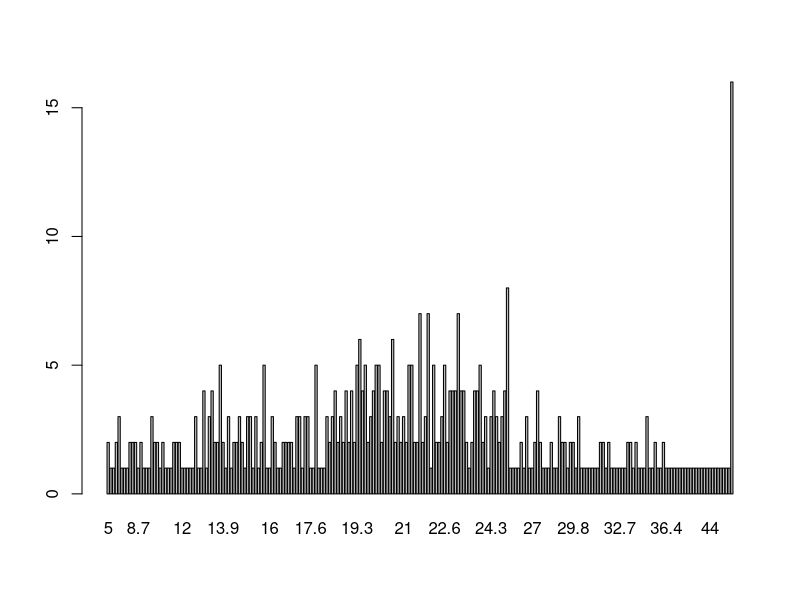
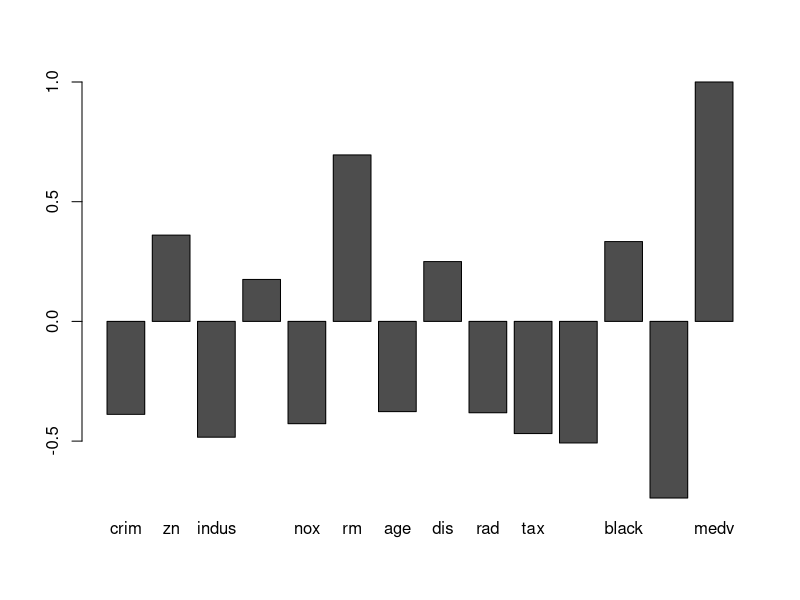
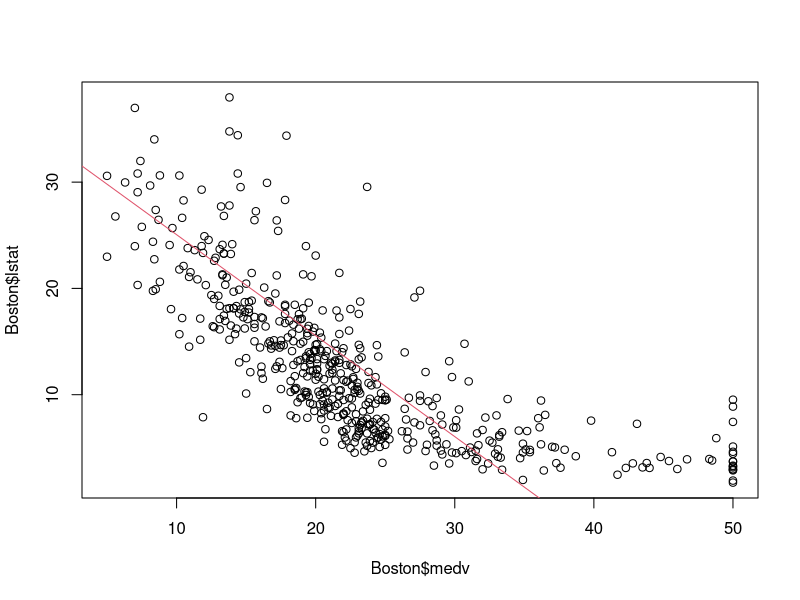
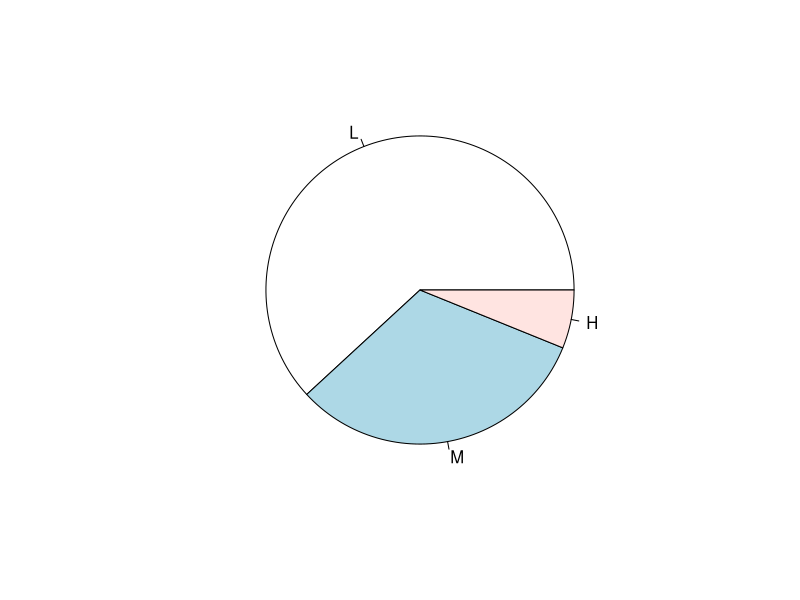

Source code (R) for these figures, in order:
## ---- chunk 1
library(MASS)
#介紹引入套件
data(Boston)
head(Boston)

## ---- chunk 2
table(Boston$medv)
barplot(table(Boston$medv))
MEDV50=subset(Boston,Boston$medv==50)

#比較富裕區與一般波士頓區域的差距
colMeans(Boston)
colMeans(MEDV50)
rbind(colMeans(Boston),colMeans(MEDV50))
## ---- chunk 3
#解釋1非常正相關 -1是非常負相關
cor(Boston$medv,Boston)



barplot(cor(Boston$medv,Boston))

??如何調整y軸

#與房間數是正相關,與收入戶比例負相關

plot(Boston$medv,Boston$lstat)
LM=lm(Boston$medv~Boston$lstat)
abline(LM,col=2)
#看出收入與房價的關係

## ---- chunk 4
Boston$Income=cut(Boston$lstat,breaks=3)
Boston$Income

Boston$Income=cut(Boston$lstat,breaks=3,label=c("L","M","H"))

#增加等量分類


#解釋data.frame;解釋num,int,factor
table(Boston$Income)
pie(table(Boston$Income))


str(Boston)
## ---- chunk 5
x <- c("F","M","F","F")
x
x <- factor(c("F","M","F","F"), levels=c("F","M"))
x
x <- factor(c("F","M","F","F"), levels=c("F"))
levels(x)
as.integer(x)
## ---- chunk 6
x <- "abc";y <- "dbbbe"
paste(x, y, sep=",")
## ---- chunk 7
strsplit(x, "b")
## ---- chunk 8
name1<-"郭雪芙"
substring(name1, 1, 1)
name2<-"金城武"
substring(name2, 1, 2)
## ---- chunk 9
1 + 2
## ---- chunk 10
1 - 2
## ---- chunk 11
1 * 2
## ---- chunk 12
1L / 2L
## ---- chunk 13
x <- 1
x < 2
x <= 1
## ---- chunk 14
x=1 
## ---- chunk 15
Month1=c(1,2,3,4,5,6,7,8,9,10,11,12)
length(Month1)
Month2=1:12
length(Month2)

## ---- chunk 16
1:3
c(1, 2, 3) + 1
1:3 * 2
## ---- chunk 17
x <- c(1L, 2.0, "3")
class(x)
x
## ---- chunk 18
x<-list(1L,2,"3")
## ---- chunk 19
x<-list(1L,2,"3",mean)
## ---- chunk 20
Serial=c(1,2,3)
RBasicTeacher=c("Dboy", "Ning", "Noha")
RBasicRbind=rbind(Serial,RBasicTeacher)
## ---- chunk 21
Serial=c(1,2,3)
RBasicTeacher=c("Dboy", "Ning", "Noha")
RBasicCbind=cbind(Serial,RBasicTeacher)
RBasic=cbind(c(1,2,3),c("Dboy", "Ning", "Noha"))
## ---- chunk 22

## ---- chunk 23
as.numeric("2")
as.integer("a")
## ---- chunk 24
x <- c(1, 2, 3, 2, 3, 2, 1)
as.character(x) # 字串
factor(x) # 類別
## ---- chunk 25
x <- c("1", "2", "3", "2", "a")
as.numeric(x)
## ---- chunk 26
x <- c(75, 81, 82, 76, 91, 92)
cut(x, breaks = c(70, 80, 90, 100))
## ---- chunk 27
gdp <- c("5,023,763", "5,614,679", "6,205,338")
as.numeric(gsub(",", "", gdp))
## ---- chunk 28
factor_example=factor(c("三年甲班", "三年乙班", "三年甲班"))
summary(factor_example)
## ---- chunk 29
character_example=c("a","b","c")
summary(character_example)
## ---- chunk 30
list_example <- list(1L, 2.0, "3")
summary(list_example)
## ---- chunk 31
x <- 1:5; x[2:3]
## ---- chunk 32
x <- 1:5; x > 3; x[x > 3]
## ---- chunk 33
    c(6097059332, 6425887925, 6982579022, 7323992602.53436, 7954239517)[c(2,4)]
## ---- chunk 34
    power1 <- c(6097059332, 6425887925, 6982579022, 7323992602.53436, 7954239517) 
    power2 <- c(59090445718, 61981666330, 67378329131, 66127460204.6482, 69696372914.6949) 
    power2[power2 / power1 > 9.5]
## ---- chunk 35
str(Boston)
## ---- chunk 36
data(Boston)
Boston[1, 2]
## ---- chunk 37
head(Boston)
head(Boston[["crim"]]) # head(power$name)
